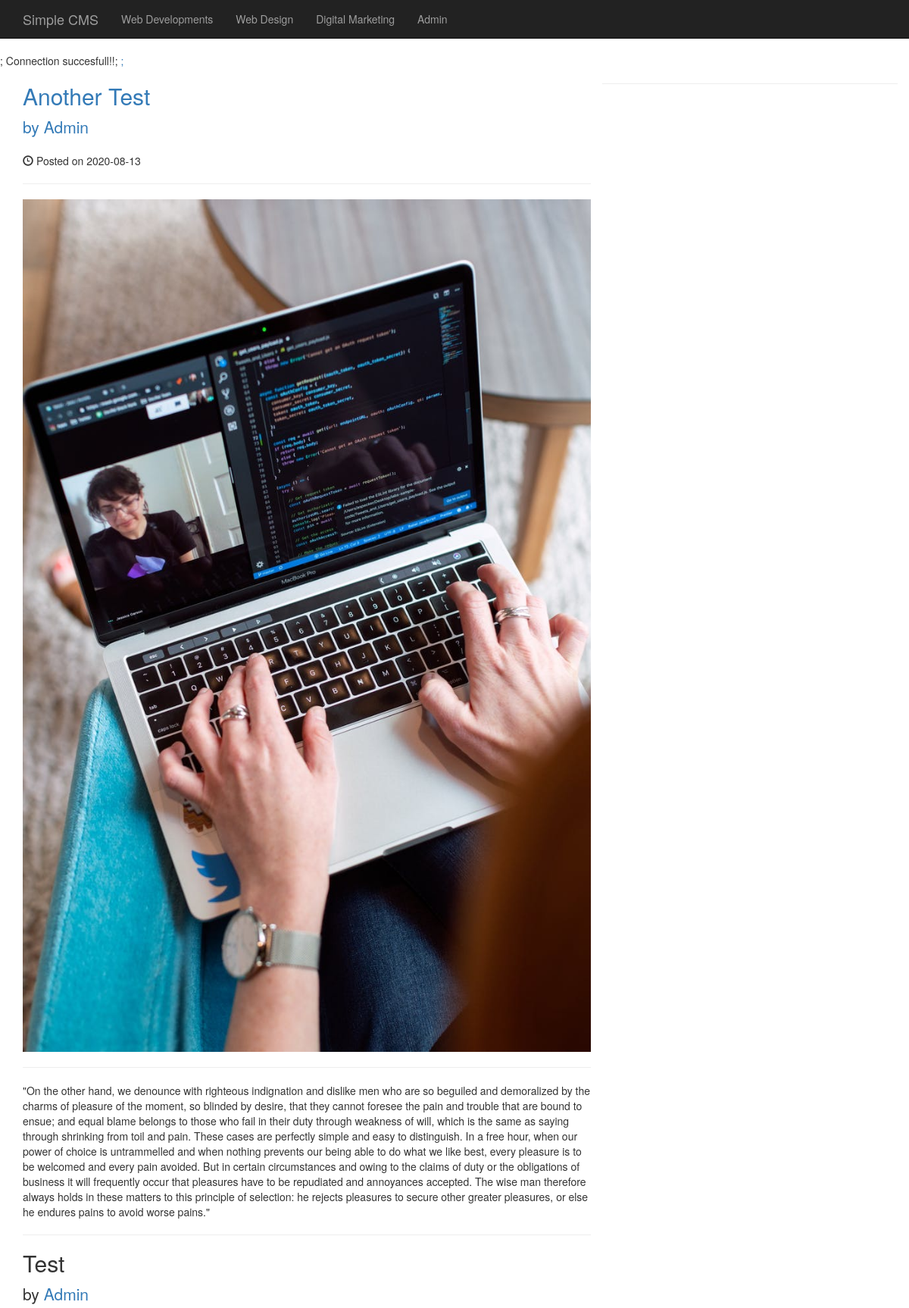
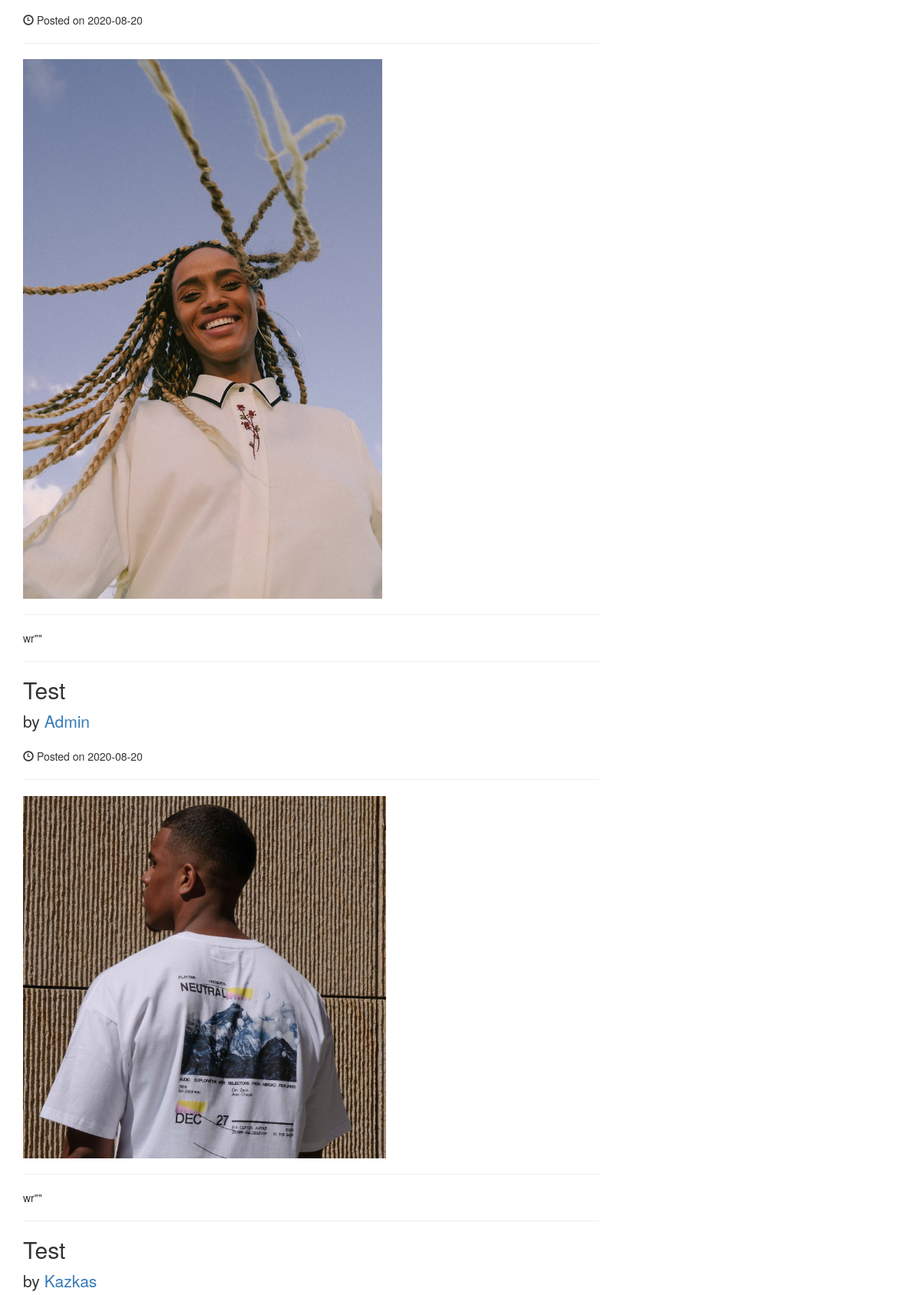
The page / (upper part) on the database its author committed (2 pictures, top to bottom).
### tables this page shows
CREATE TABLE `categories` (
  `cat_id` int(11) NOT NULL,
  `cat_title` varchar(300) NOT NULL
);

CREATE TABLE `posts` (
  `post_id` int(11) NOT NULL,
  `post_cat_id` int(11) NOT NULL,
  `post_title` varchar(255) NOT NULL,
  `post_author` varchar(255) NOT NULL,
  `post_date` date NOT NULL,
  `post_image` text NOT NULL,
  `post_content` text NOT NULL,
  `post_tags` varchar(255) NOT NULL,
  `post_comment_count` int(11) NOT NULL,
  `post_status` varchar(255) NOT NULL DEFAULT 'draft'
);

### index.php (the view, shortened to what this page needs)
<?php require_once "includes/header.php" ?>;
<?php require_once "includes/nav.php" ?>;
   <div class="container">
       <div class="row">
           <div class="col-md-8">
           <?php
           $query = "select * from posts";
           $data = mysqli_query($conn,$query);
           while($row = mysqli_fetch_assoc($data)){
               $post_title = $row['post_title'];
               $post_author = $row['post_author'];
               $post_date = $row['post_date'];
               $post_image = $row['post_image'];
               $post_content = $row['post_content'];
         ?>
               <h2>
                   <?php echo $post_title ?>
               </h2>
               <p class="lead">
                   by <a><?php echo $post_author ?></a>
               </p>
               <p><span class="glyphicon glyphicon-time"></span> Posted on <?php echo $post_date ?></p>
               <hr>
               <img class="img-responsive" src="images/<?php echo $post_image ?>" alt="">
               <hr>
               <p><?php echo $post_content ?></p>
               <hr>
           <?php
           }
           ?>
           </div>
       <hr>
       <?php require_once "includes/footer.php" ?>;

### includes/nav.php (shortened to what this page needs)
<?php require_once "includes/db.php" ?>;
<nav class="navbar navbar-inverse navbar-fixed-top" role="navigation">
        <div class="container">
            <div class="navbar-header">
                <a class="navbar-brand" href="#">Simple CMS</a>
            </div>
            <div class="collapse navbar-collapse" id="bs-example-navbar-collapse-1">
                <ul class="nav navbar-nav">
                <?php
                    $query = "select * from categories";
                    $result = mysqli_query($conn, $query);
                    while($row = mysqli_fetch_assoc($result)){
                        $cat_title = $row['cat_title'];
                        echo "  <li>
                                <a href='#'>{$cat_title}</a>
                                </li>";
                    }
                ?>
                <li> <a href="admin">Admin </li>
                </ul>
            </div>
        </div>
    </nav>

### css/blog-home.css (style rules this page uses)
body { padding-top: 70px; }

### rows shown on the page
categories: cat_title "Web Developments"
categories: cat_title "Web Design"
categories: cat_title "Digital Marketing"
posts: post_title "Another Test", post_author "Admin", post_date "2020-08-13", post_image (picture), post_content "\"On the other hand, we denounce with righteous indignation and dislike men who are so beguiled and demoralized by the charms of pleasure of the moment, so blinded by desire, that they cannot foresee the pain and trouble that are bound to ensue; and equal blame belongs to those who fail in their duty through weakness of will, which is the same as saying through shrinking from toil and pain. These cases are perfectly simple and easy to distinguish. In a free hour, when our power of choice is untrammelled and when nothing prevents our being able to do what we like best, every pleasure is to be welcomed and every pain avoided. But in certain circumstances and owing to the claims of duty or the…"
posts: post_title "Test", post_author "Admin", post_date "2020-08-20", post_image (picture), post_content "wr\"\""
posts: post_title "Test", post_author "Admin", post_date "2020-08-20", post_image (picture), post_content "wr\"\""
posts: post_title "Test", post_author "Kazkas"
